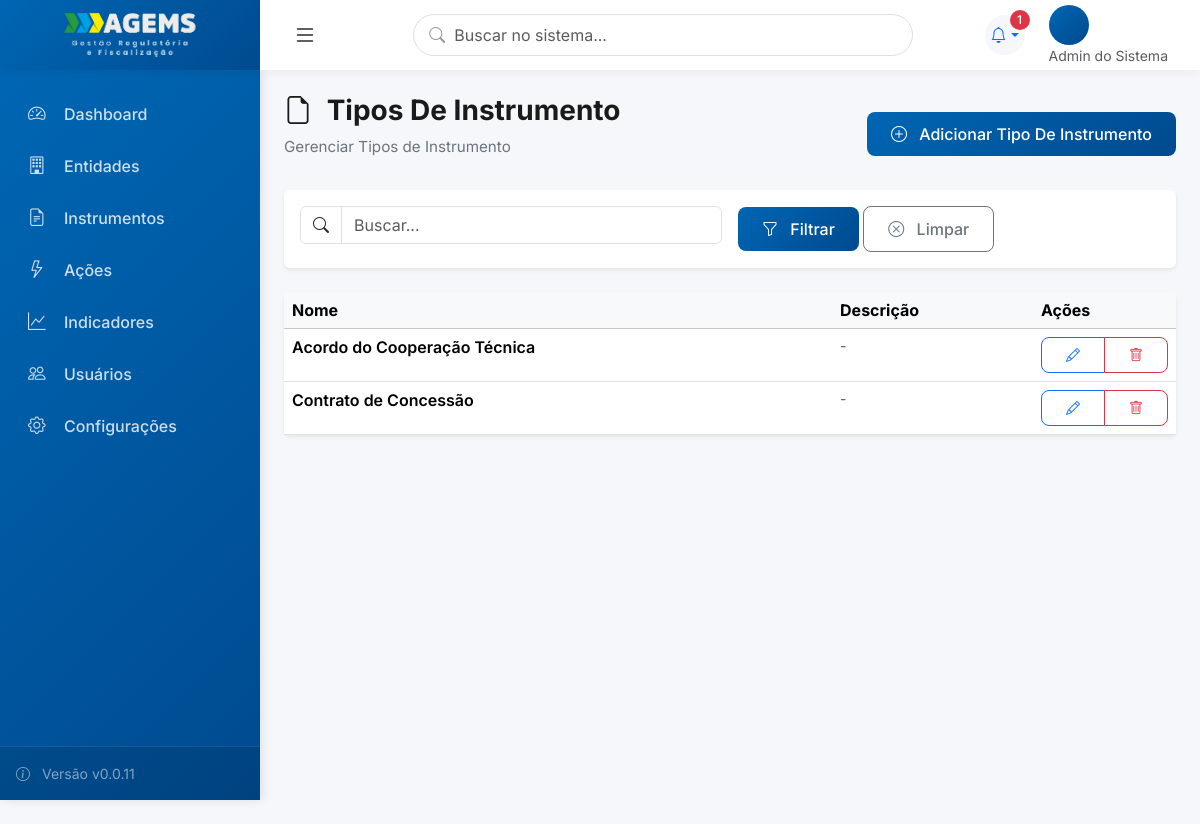
Screenshot of /tipos-instrumento/ (signed in) with the database file from the repository.
### usuarios/models.py (models this page shows, shortened)
class Usuario(AbstractUser):
    PERFIL_CHOICES = [
        (0, 'Admin do Sistema'),
        (1, 'Gestor (Diretor)'),
        (2, 'Gestor (Assessor)'),
        (3, 'Técnico (Coordenador)'),
        (4, 'Técnico (Executor)'),
        (5, 'Visualizador (Auditor)'),
    ]
    perfil = models.IntegerField(
        choices=PERFIL_CHOICES,
        default=4,
        verbose_name='Perfil de Acesso',
        help_text='Define o nível de acesso e permissões do usuário'
    )
    diretoria = models.ForeignKey(
        'core.Diretoria',
        on_delete=models.SET_NULL,
        null=True,
        blank=True,
        related_name='usuarios_diretoria',
        verbose_name='Diretoria',
        help_text='Diretoria principal do usuário (obrigatório para perfis 1-5)'
    )
    subunidade = models.ForeignKey(
        'core.Subunidade',
        on_delete=models.SET_NULL,
        null=True,
        blank=True,
        related_name='usuarios',
        verbose_name='Subunidade',
        help_text='Subunidade específica (obrigatório para perfis 2, 3, 4)'
    )
    diretorias_visualizacao = models.ManyToManyField(
        'core.Diretoria',
        blank=True,
        related_name='visualizadores',
        verbose_name='Diretorias para Visualização',
        help_text='Diretorias que o visualizador pode acessar (apenas para perfil 5)'
    )
    cargo = models.CharField(max_length=100, blank=True, verbose_name='Cargo')
    setor = models.CharField(max_length=100, blank=True, verbose_name='Setor/Departamento')
    telefone = models.CharField(max_length=20, blank=True, verbose_name='Telefone')
    entidade = models.ForeignKey(
        'entidades.Entidade',
        on_delete=models.SET_NULL,
        null=True,
        blank=True,
        related_name='usuarios',
        verbose_name='Entidade'
    )
    senha_temporaria = models.BooleanField(
        default=False,
        verbose_name='Senha Temporária',
        help_text='Se True, usuário será forçado a trocar senha no próximo login'
    )
    ativo = models.BooleanField(default=True, verbose_name='Usuário Ativo')
    data_criacao = models.DateTimeField(auto_now_add=True, verbose_name='Data de Criação')
    data_atualizacao = models.DateTimeField(auto_now=True, verbose_name='Última Atualização')
    class Meta:
        verbose_name = 'Usuário'
        verbose_name_plural = 'Usuários'
        ordering = ['first_name', 'last_name']
        indexes = [
            models.Index(fields=['perfil']),
            models.Index(fields=['diretoria']),
            models.Index(fields=['subunidade']),
        ]

### core/models.py (models this page shows, shortened)
class TipoInstrumento(models.Model):
    nome = models.CharField('Nome do Tipo', max_length=100, unique=True)
    descricao = models.TextField('Descrição', blank=True)
    ativo = models.BooleanField('Ativo', default=True)
    class Meta:
        verbose_name = 'Tipo de Instrumento'
        verbose_name_plural = 'Tipos de Instrumento'
        ordering = ['nome']

### core/core_views.py (the view)
# urls.py: path('tipos-instrumento/', TipoInstrumentoListView.as_view(), name='tipoinstrumento_list'),
class TipoInstrumentoListView(ModernListView):
    model = TipoInstrumento
    template_name = 'core/tipoinstrumento_list.html'
    icon = "bi bi-file-earmark"
    create_url = 'tipoinstrumento_create'

### core/views.py (called while the page is built)
    def get_context_data(self, **kwargs):
        context = super().get_context_data(**kwargs)
        context['title'] = getattr(self, 'title', self.model._meta.verbose_name_plural.title())
        context['subtitle'] = getattr(self, 'subtitle', f'Gerenciar {self.model._meta.verbose_name_plural}')
        context['icon'] = getattr(self, 'icon', 'bi bi-list')
        context['singular_name'] = self.model._meta.verbose_name.title()
        context['create_url'] = getattr(self, 'create_url', f'{self.model._meta.model_name}_create')
        return context

    def get_queryset(self):
        queryset = self.model.objects.all()
        search = self.request.GET.get('q')
        if search and hasattr(self, 'search_fields'):
            from django.db.models import Q
            query = Q()
            for field in self.search_fields:
                query |= Q(**{f'{field}__icontains': search})
            queryset = queryset.filter(query)
        return queryset

### templates/core/tipoinstrumento_list.html
﻿{% extends 'components/list_view.html' %}
{% block table_headers %}
<th>Nome</th>
<th>Descrição</th>
{% endblock %}
{% block table_rows %}
{% for item in object_list %}
<tr>
    <td>
        <div class="fw-semibold">{{item.nome}}</div>
    </td>
    <td>
        {% if item.descricao %}
        <small class="text-muted">{{item.descricao|truncatewords:15}}</small>
        {% else %}
        <small class="text-muted">-</small>
        {% endif %}
    </td>
    <td>
        <div class="btn-group btn-group-sm">
            <a href="{% url 'tipoinstrumento_edit' item.pk %}" class="btn btn-outline-primary" title="Editar">
                <i class="bi bi-pencil"></i>
            </a>
            <a href="{% url 'tipoinstrumento_delete' item.pk %}" class="btn btn-outline-danger" title="Excluir">
                <i class="bi bi-trash"></i>
            </a>
        </div>
    </td>
</tr>
{% endfor %}
{% endblock %}

### templates/base_modern.html (shortened to what this page needs)
﻿{% load static %}
<!DOCTYPE html>
<html lang="pt-BR">
<head>
    <link href="https://cdn.jsdelivr.net/npm/bootstrap@5.3.2/dist/css/bootstrap.min.css" rel="stylesheet">
    <link rel="stylesheet" href="https://cdn.jsdelivr.net/npm/bootstrap-icons@1.11.1/font/bootstrap-icons.css">
    <link rel="stylesheet" href="https://cdnjs.cloudflare.com/ajax/libs/font-awesome/6.4.2/css/all.min.css">
</head>
<body>
    <aside class="sidebar" id="sidebar">
        <ul class="sidebar-nav">
            <li class="sidebar-nav-item">
                <a href="/" class="sidebar-nav-link {% if request.path == '/' %}active{% endif %}">
                    <i class="bi bi-speedometer2"></i>
                    <span>Dashboard</span>
                </a>
            </li>
            {% if perms.entidades.view_entidade %}
            <li class="sidebar-nav-item">
                <a href="{% url 'entidade_list' %}" class="sidebar-nav-link">
                    <i class="bi bi-building"></i>
                    <span>Entidades</span>
                </a>
            </li>
            {% endif %}
            {% if perms.instrumentos.view_instrumento %}
            <li class="sidebar-nav-item">
                <a href="{% url 'instrumento_list' %}" class="sidebar-nav-link">
                    <i class="bi bi-file-earmark-text"></i>
                    <span>Instrumentos</span>
                </a>
            </li>
            {% endif %}
            {% if perms.acoes.view_acao %}
            <li class="sidebar-nav-item">
                <a href="{% url 'acao_list' %}" class="sidebar-nav-link">
                    <i class="bi bi-lightning"></i>
                    <span>Ações</span>
                </a>
            </li>
            {% endif %}
            {% if perms.indicadores.view_indicador %}
            <li class="sidebar-nav-item">
                <a href="{% url 'indicador_list' %}" class="sidebar-nav-link">
                    <i class="bi bi-graph-up"></i>
                    <span>Indicadores</span>
                </a>
            </li>
            {% endif %}
            {% if user.is_authenticated and user.perfil <= 3 %}
                <li class="sidebar-nav-item">
                    <a href="{% url 'usuario_list' %}" class="sidebar-nav-link">
                        <i class="bi bi-people"></i>
                        <span>Usuários</span>
                    </a>
                </li>
                <li class="sidebar-nav-item">
                    <a href="{% url 'configuracoes' %}" class="sidebar-nav-link">
                        <i class="bi bi-gear"></i>
                        <span>Configurações</span>
                    </a>
                </li>
                {% endif %}
        </ul>
        <div class="sidebar-footer">
            <div class="text-white-50 small">
                <i class="bi bi-info-circle me-2"></i>
                Versão v0.0.11
            </div>
        </div>
    </aside>
    <main class="main-content">
        <header class="top-header">
            <div class="d-flex align-items-center h-100">
                <div class="header-brand-box">
                    <a href="/" class="sidebar-brand">
                        <img src="{% static 'img/logo.png' %}" alt="AGEMS" style="max-width: 140px; height: auto;">
                    </a>
                </div>
                <button class="btn btn-link text-dark ms-2" id="sidebarToggle">
                    <i class="bi bi-list fs-4"></i>
                </button>
            </div>
            <div class="header-search position-relative d-none d-lg-block">
                <i class="bi bi-search"></i>
                <input type="search" class="form-control" placeholder="Buscar no sistema...">
            </div>
            <div class="header-actions">
                <div class="dropdown">
                    <a class="header-icon dropdown-toggle text-decoration-none" href="#" id="alertsDropdown"
                        data-bs-toggle="dropdown" aria-expanded="false">
                        <i class="bi bi-bell"></i>
                        <span id="alertCount" class="badge bg-danger rounded-pill">0</span>
                    </a>
                </div>
                <div class="user-profile dropdown">
                    <div data-bs-toggle="dropdown">
                        <div class="user-avatar">
                        </div>
                        <div class="d-none d-md-block">
                            <div class="small text-muted">{{user.get_perfil_display}}</div>
                        </div>
                    </div>
                </div>
            </div>
        </header>
        <div class="content-area">
            {% block content %}{% endblock %}
        </div>
    </main>
</body>
</html>

### templates/base_modern.html (style rules this page uses)
:root { --primary-color: #0066B3; --secondary-color: #6c757d; --success-color: #198754; --danger-color: #dc3545; --warning-color: #ffc107; --info-color: #0dcaf0; --gold-color: #FFC300; --dark-color: #212529; --light-color: #f8f9fa; --sidebar-width: 260px; --header-height: 70px; --transition-speed: 0.3s; }
* { margin: 0; padding: 0; box-sizing: border-box; }
body { font-family: 'Inter', sans-serif; background-color: #f5f7fa; color: #333; overflow-x: hidden; transition: padding-left var(--transition-speed) ease; }
.sidebar { position: fixed; top: var(--header-height); left: 0; height: calc(100vh - var(--header-height)); width: var(--sidebar-width); background: linear-gradient(135deg, #0066B3 0%, #004A8F 100%); padding: 0; z-index: 1000; transition: all var(--transition-speed) ease; box-shadow: 2px 0 10px rgba(0, 0, 0, 0.1); overflow-y: auto; }
.sidebar-brand { color: white; font-size: 1.5rem; font-weight: 700; text-decoration: none; display: flex; align-items: center; gap: 0.75rem; }
.sidebar-nav { padding: 1rem 0; list-style: none; }
.sidebar-nav-item { margin: 0.25rem 0.75rem; }
.sidebar-nav-link { display: flex; align-items: center; padding: 0.75rem 1rem; color: rgba(255, 255, 255, 0.8); text-decoration: none; border-radius: 0.5rem; transition: all 0.3s ease; font-weight: 500; }
.sidebar-nav-link i { width: 24px; margin-right: 0.75rem; font-size: 1.1rem; }
.sidebar-footer { position: absolute; bottom: 0; width: 100%; padding: 1rem; background: rgba(0, 0, 0, 0.1); border-top: 1px solid rgba(255, 255, 255, 0.1); }
.main-content { margin-left: var(--sidebar-width); min-height: 100vh; transition: all var(--transition-speed) ease; padding-top: var(--header-height); }
.top-header { background: white; height: var(--header-height); padding: 0 1.5rem 0 0; box-shadow: 0 2px 10px rgba(0, 0, 0, 0.05); display: flex; align-items: center; justify-content: space-between; position: fixed; top: 0; left: 0; right: 0; width: 100%; z-index: 1010; }
.header-brand-box { width: var(--sidebar-width); height: 100%; background: linear-gradient(135deg, #0066B3 0%, #004A8F 100%); display: flex; align-items: center; justify-content: center; padding: 0 1rem; transition: all var(--transition-speed) ease; }
.header-search { flex: 1; max-width: 500px; }
.header-search input { border-radius: 50px; border: 1px solid #e0e0e0; padding: 0.5rem 1.5rem; padding-left: 2.5rem; }
.header-search i { position: absolute; left: 1rem; top: 50%; transform: translateY(-50%); color: #999; }
.header-actions { display: flex; align-items: center; gap: 1rem; }
.header-icon { position: relative; width: 40px; height: 40px; border-radius: 50%; background: #f5f7fa; display: flex; align-items: center; justify-content: center; cursor: pointer; transition: all 0.3s ease; }
.header-icon .badge { position: absolute; top: -5px; right: -5px; font-size: 0.7rem; }
.user-profile { display: flex; align-items: center; gap: 0.75rem; cursor: pointer; padding: 0.5rem; border-radius: 50px; transition: all 0.3s ease; }
.user-avatar { width: 40px; height: 40px; border-radius: 50%; background: linear-gradient(135deg, #0066B3 0%, #004A8F 100%); display: flex; align-items: center; justify-content: center; color: white; font-weight: 600; }
.content-area { padding: 0 1.5rem; }
.badge { padding: 0.5rem 1rem; border-radius: 50px; font-weight: 500; font-size: 0.85rem; }
.btn { padding: 0.625rem 1.5rem; border-radius: 0.5rem; font-weight: 500; transition: all 0.3s ease; }

### templates/alertas_script_v2.html (style rules this page uses)
#alertCount { min-width: 20px; height: 20px; font-size: 0.75rem; line-height: 20px; padding: 0 6px; }

### rows the page displays
Usuario: perfil "Admin do Sistema"
TipoInstrumento: nome "Acordo do Cooperação Técnica"
TipoInstrumento: nome "Contrato de Concessão"

### other values shown
{{ title }} "Tipos De Instrumento"
{{ subtitle }} "Gerenciar Tipos de Instrumento"
{{ singular_name }} "Tipo De Instrumento"
